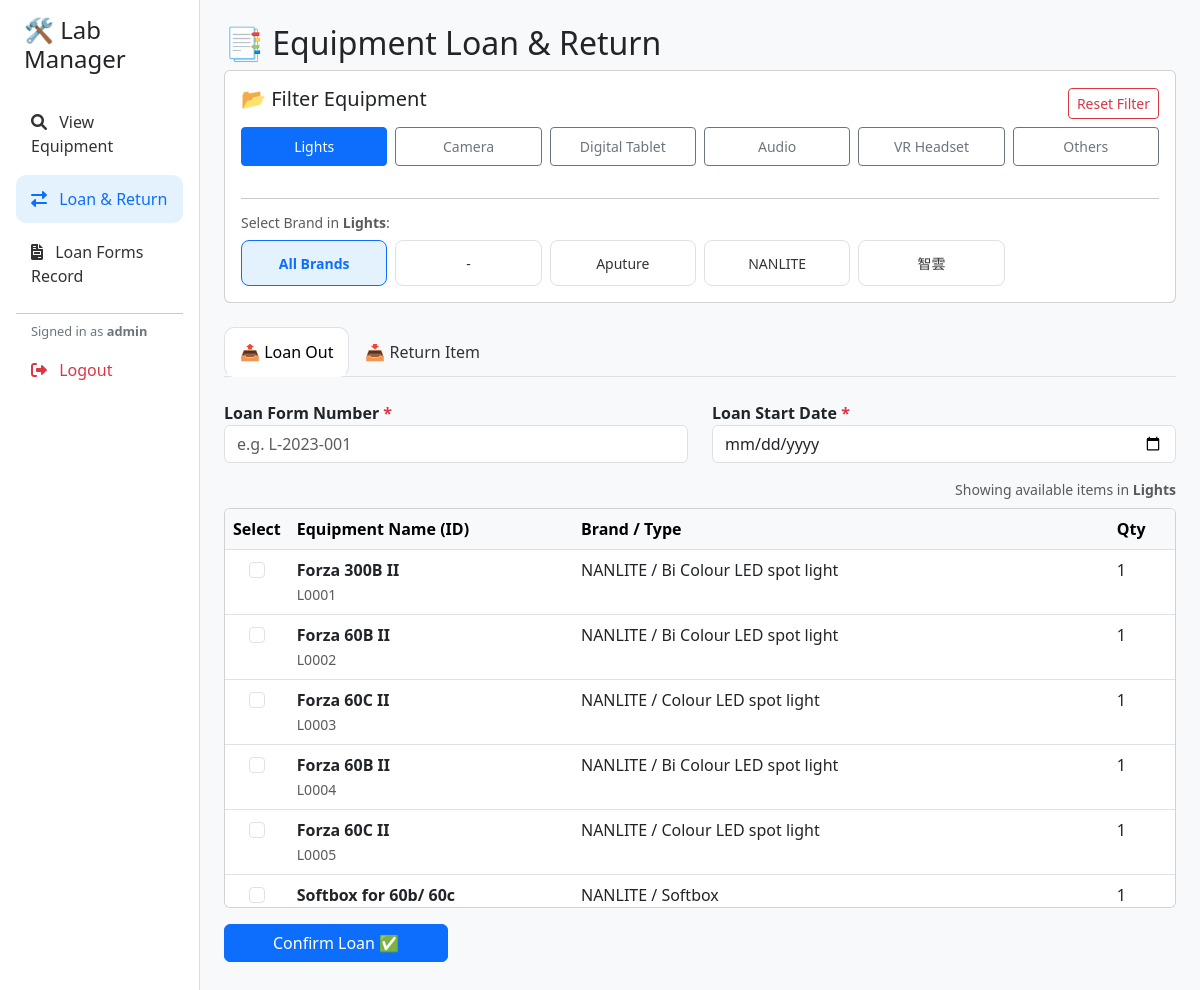
Page /loan_return?category=Lights (signed in) on the committed database.
### tables this page shows
CREATE TABLE "Equipment_List" (
	"Category" TEXT, 
	"Equipment_ID" TEXT, 
	"Type" TEXT, 
	"Brand" TEXT, 
	"Name" TEXT, 
	"Remarks" TEXT, 
	"Qty" BIGINT, 
	item_created DATETIME
);

### app.py (the view, shortened to what this page needs)
@app.route('/loan_return', methods=['GET', 'POST'])
def loan_return():
    if 'user' not in session:
        flash('Please login to access Loan & Return features.', 'warning')
        return redirect(url_for('dashboard'))
    conn = get_db()
    cat_filter = request.args.get('category', 'ALL')
    brand_filter = request.args.get('brand', 'ALL')
    brands = fetch_brands(cat_filter)
    available_data = fetch_equipment_data(availability='Yes', category_filter=cat_filter, brand_filter=brand_filter).to_dict(orient='records')
    loaned_data = fetch_equipment_data(availability='No', category_filter=cat_filter, brand_filter=brand_filter).to_dict(orient='records')
    return render_template('loan_return.html',
                           avail=available_data,
                           loaned=loaned_data,
                           curr_cat=cat_filter,
                           curr_brand=brand_filter,
                           brands=brands)

### app.py (called while the page is built)
def get_db():
    db = getattr(g, '_database', None)
    if db is None:
        db = g._database = sqlite3.connect(DATABASE)
        db.row_factory = sqlite3.Row
    return db

@app.teardown_appcontext
def close_connection(exception):
    db = getattr(g, '_database', None)
    if db is not None:
        db.close()

def fetch_brands(category_filter='ALL'):
    conn = get_db()
    try:
        if category_filter != 'ALL':
            if category_filter == 'Others':
                query = "SELECT DISTINCT Brand FROM Equipment_List WHERE Category NOT IN ('Lights', 'Camera', 'Digital Tablet', 'Audio', 'MICs (Recording Studio)') ORDER BY Brand"
                params = []
            else:
                query = "SELECT DISTINCT Brand FROM Equipment_List WHERE Category = ? ORDER BY Brand"
                params = [category_filter]
            df = pd.read_sql_query(query, conn, params=params)
        else:
            query = "SELECT DISTINCT Brand FROM Equipment_List ORDER BY Brand"
            df = pd.read_sql_query(query, conn)
        return df['Brand'].tolist()
    except:
        return []

### templates/loan_return.html (shortened to what this page needs)
{% extends "base.html" %}
{% block content %}
<h2>📑 Equipment Loan & Return</h2>
<div class="card p-3 mb-4">
    <div class="d-flex justify-content-between align-items-center mb-2">
        <h5>📂 Filter Equipment</h5>
        {% if curr_cat != 'ALL' %}
            <a href="{{ url_for('loan_return') }}" class="btn btn-sm btn-outline-danger">Reset Filter</a>
        {% endif %}
    </div>
    <div class="row g-2 mb-3">
        {% for cat in ['Lights', 'Camera', 'Digital Tablet', 'Audio', 'VR Headset', 'Others'] %}
        <div class="col-4 col-md-2">
            <a href="{{ url_for('loan_return', category=cat) }}"
               class="btn btn-sm w-100 py-2 d-flex flex-column align-items-center justify-content-center {% if curr_cat == cat %}btn-primary{% else %}btn-outline-secondary{% endif %}">
                {{ cat }}
            </a>
        </div>
        {% endfor %}
    </div>
    {% if curr_cat != 'ALL' %}
        <hr>
        <h6 class="text-muted small mb-2">Select Brand in <b>{{ curr_cat }}</b>:</h6>
        <div class="row g-2">
            <div class="col-6 col-sm-3 col-md-2">
                <a href="{{ url_for('loan_return', category=curr_cat, brand='ALL') }}"
                   class="brand-card {% if curr_brand == 'ALL' %}active{% endif %}">
                    <small>All Brands</small>
                </a>
            </div>
            {% for b in brands %}
            <div class="col-6 col-sm-3 col-md-2">
                <a href="{{ url_for('loan_return', category=curr_cat, brand=b) }}"
                   class="brand-card {% if curr_brand == b %}active{% endif %}">
                    <small>{{ b }}</small>
                </a>
            </div>
            {% endfor %}
        </div>
    {% endif %}
</div>
<ul class="nav nav-tabs mb-4" id="myTab" role="tablist">
    <li class="nav-item">
        <button class="nav-link active" id="loan-tab" data-bs-toggle="tab" data-bs-target="#loan" type="button">📤 Loan Out</button>
    </li>
    <li class="nav-item">
        <button class="nav-link" id="return-tab" data-bs-toggle="tab" data-bs-target="#return" type="button">📥 Return Item</button>
    </li>
</ul>
<div class="tab-content" id="myTabContent">
    <div class="tab-pane fade show active" id="loan" role="tabpanel">
        <form method="POST" action="{{ url_for('loan_return', category=curr_cat, brand=curr_brand) }}">
            <div class="row mb-3">
                <div class="col-md-6">
                    <label class="fw-bold">Loan Form Number <span class="text-danger">*</span></label>
                    <input type="text" name="loan_form_number" class="form-control" placeholder="e.g. L-2023-001" required>
                </div>
                <div class="col-md-6">
                    <label class="fw-bold">Loan Start Date <span class="text-danger">*</span></label>
                    <input type="date" name="loan_date" class="form-control" value="{{ date_today }}" required>
                </div>
            </div>
            <div class="text-end text-muted small mb-2">
                Showing available items in <b>{{ curr_cat }}</b> {% if curr_brand != 'ALL' %}/ <b>{{ curr_brand }}</b>{% endif %}
            </div>
            <div class="card p-0 mb-3" style="max-height: 400px; overflow-y: auto;">
                <table class="table table-hover mb-0">
                    <thead class="table-light sticky-top">
                        <tr>
                            <th width="50">Select</th>
                            <th>Equipment Name (ID)</th>
                            <th>Brand / Type</th>
                            <th>Qty</th>
                        </tr>
                    </thead>
                    <tbody>
                        {% for item in avail %}
                        <tr>
                            <td class="text-center">
                                <input class="form-check-input" type="checkbox" name="equipment_ids" value="{{ item['ID'] }}">
                            </td>
                            <td><strong>{{ item['Name'] }}</strong> <br><small class="text-muted">{{ item['ID'] }}</small></td>
                            <td>{{ item['Brand'] }} / {{ item['Type'] }}</td>
                            <td>{{ item['Qty'] }}</td>
                        </tr>
                        {% else %}
                        <tr><td colspan="4" class="text-center py-4 text-muted">No items found matching criteria.</td></tr>
                        {% endfor %}
                    </tbody>
                </table>
            </div>
            <button type="submit" class="btn btn-primary px-5">Confirm Loan ✅</button>
        </form>
    </div>
</div>
{% endblock %}

### templates/base.html (style rules this page uses)
body { background-color: #f8f9fa; }
.nav-link { color: #333; font-weight: 500; padding: 12px 15px; margin-bottom: 5px; transition: all 0.2s; }
.nav-link.active { background-color: #e3f2fd; color: #0d6efd; border-radius: 10px; }

### templates/loan_return.html (style rules this page uses)
.brand-card { transition: transform 0.2s, box-shadow 0.2s; cursor: pointer; border: 1px solid #e0e0e0; text-align: center; padding: 10px; background: #fff; border-radius: 8px; height: 100%; display: block; text-decoration: none; color: #333; }
.brand-card.active { background-color: #e3f2fd; border-color: #0d6efd; color: #0d6efd; font-weight: bold; }

### rows in the picture
Equipment_List: Name "Forza 300B II", ID "L0001", Brand "NANLITE", Type "Bi Colour LED spot light", Qty "1"
Equipment_List: Name "Forza 60B II", ID "L0002", Brand "NANLITE", Type "Bi Colour LED spot light", Qty "1"
Equipment_List: Name "Forza 60C II", ID "L0003", Brand "NANLITE", Type "Colour LED spot light", Qty "1"
Equipment_List: Name "Forza 60B II", ID "L0004", Brand "NANLITE", Type "Bi Colour LED spot light", Qty "1"
Equipment_List: Name "Forza 60C II", ID "L0005", Brand "NANLITE", Type "Colour LED spot light", Qty "1"
Equipment_List: Name "Softbox for 60b/ 60c", Brand "NANLITE", Type "Softbox", Qty "1"

### other values in the picture
{{ session.get('user') }} "admin"
{{ cat }} "Lights" "Camera" "Digital Tablet" "Audio" "VR Headset" "Others"
{{ curr_cat }} "Lights"
{{ b }} "-" "Aputure" "NANLITE" "智雲"
